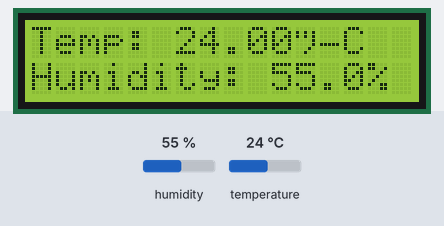
A program run on a simulated ESP32. Parts: 16×2 character LCD. Inputs (shaded band) come from the test bench; at power-on: humidity 55 %, temperature 24 °C. WiFi joins after 1.5 s; servers stay silent unless stated; what the program prints to the serial monitor is not drawn.

Above: at 5.3 s.
5.4 s: humidity set to 22 %
At 7.4 s:
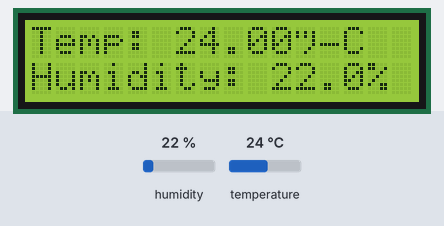
7.7 s: temperature set to 12 °C
At 9.5 s:
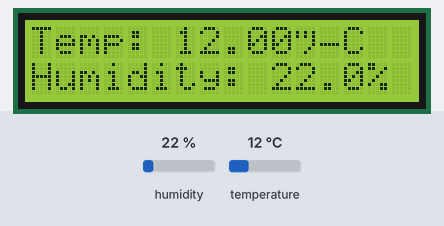
9.8 s: humidity set to 40 %
At 10.7 s:
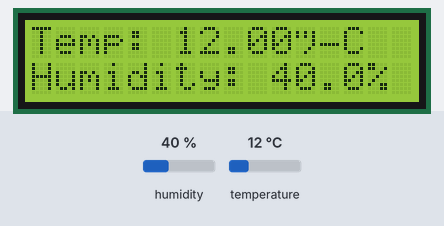
11.8 s: temperature set to 19 °C
At 12.8 s:
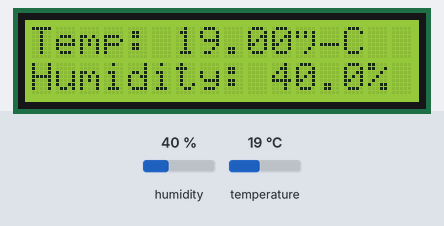
Timing chart, 0 to 14.8 s (numbered marks = the images above; inputs shaded):
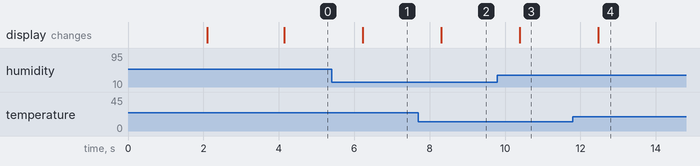

Measured:
- after the input at 5.4 s, the display: changes after 0.82 s (image 1)
- after the input at 7.7 s, the display: changes after 0.61 s (image 2)
- after the input at 9.8 s, the display: changes after 0.59 s (image 3)
- after the input at 11.8 s, the display: changes after 0.67 s (image 4)

The program:

main.cpp
```cpp
#include "Arduino.h"
#include <WiFi.h>
#include "DHTesp.h"
#include "ThingSpeak.h"
#include <LiquidCrystal_I2C.h>

const int DHT_PIN = 33;
const char *WIFI_NAME = "Wokwi-GUEST";
const char *WIFI_PASSWORD = "";
const char *myApiKey = "G0UT9EEE1R1I9AHK";
const long unsigned int channelId = 2579162;
const char *server = "api.thingspeak.com";
// set the LCD number of columns and rows
int lcdColumns = 16;
int lcdRows = 2;

DHTesp dhtSensor;
WiFiClient client;

// set LCD address, number of columns and rows
// if you don't know your display address, run an I2C scanner sketch
LiquidCrystal_I2C lcd(0x27, lcdColumns, lcdRows);

void setup()
{
  Serial.begin(115200);
  dhtSensor.setup(DHT_PIN, DHTesp::DHT22);

  // initialize LCD
  lcd.init();
  // turn on LCD backlight
  lcd.backlight();

  lcd.setCursor(0, 0);
  // print message
  lcd.print("Connecting to WiFi!");

  WiFi.begin(WIFI_NAME, WIFI_PASSWORD, 6);

  while (WiFi.status() != WL_CONNECTED)
  {
    delay(1000);
    Serial.println("Wifi not connected");
  }

  lcd.clear();
  lcd.setCursor(0, 0);
  lcd.print("Wifi Connected");
  Serial.println("Wifi connected !");
  WiFi.mode(WIFI_STA);
  ThingSpeak.begin(client);
  delay(2000);
}

long int updatedTime = millis();

void loop()
{
  long int currentTime = millis();
  lcd.clear();
  lcd.setCursor(0, 0);

  TempAndHumidity data = dhtSensor.getTempAndHumidity();

  if (currentTime - updatedTime > 15000)
  {
    ThingSpeak.setField(1, data.temperature);
    ThingSpeak.setField(2, data.humidity);
    int x = ThingSpeak.writeFields(channelId, myApiKey);
    if (x == 200)
    {
      Serial.println("Data pushed successfull");
    }
    else
    {
      Serial.println("Push error" + String(x));
    }
    Serial.println("---");
    updatedTime = currentTime;
  }

  lcd.print("Temp: " + String(data.temperature, 2) + "°C");
  lcd.setCursor(0, 1);
  lcd.print("Humidity: " + String(data.humidity, 1) + "%");
  delay(1000);
}
```
